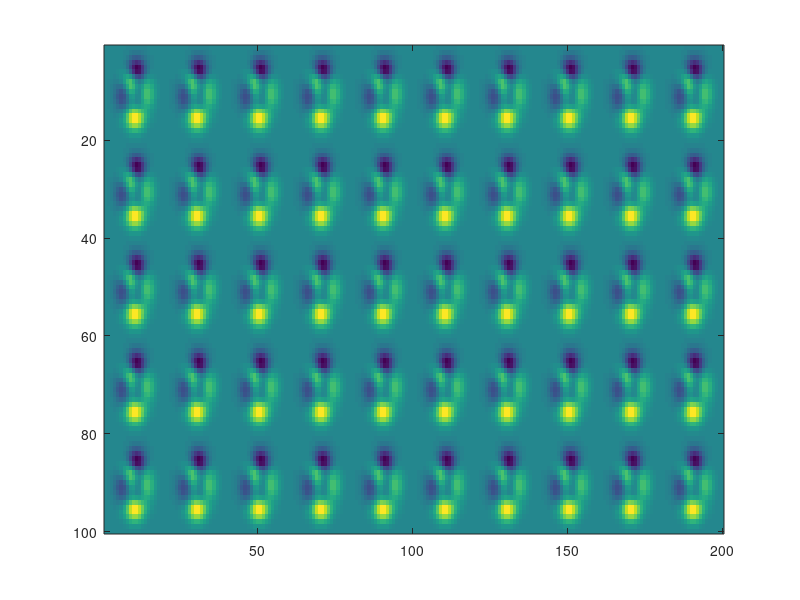

Here is the MATLAB script that generated this plot:
% 2-D Transform
% The 2-D Fourier transform is useful for processing 2-D signals and other 2-D data such as images.
% Create and plot 2-D data with repeated blocks.

P = peaks(20);
X = repmat(P,[5 10]);
imagesc(X)

% TODO : Compute the 2-D Fourier transform of the data.  
% Shift the zero-frequency component to the center of the output, and 
% plot the resulting 100-by-200 matrix, which is the same size as X.